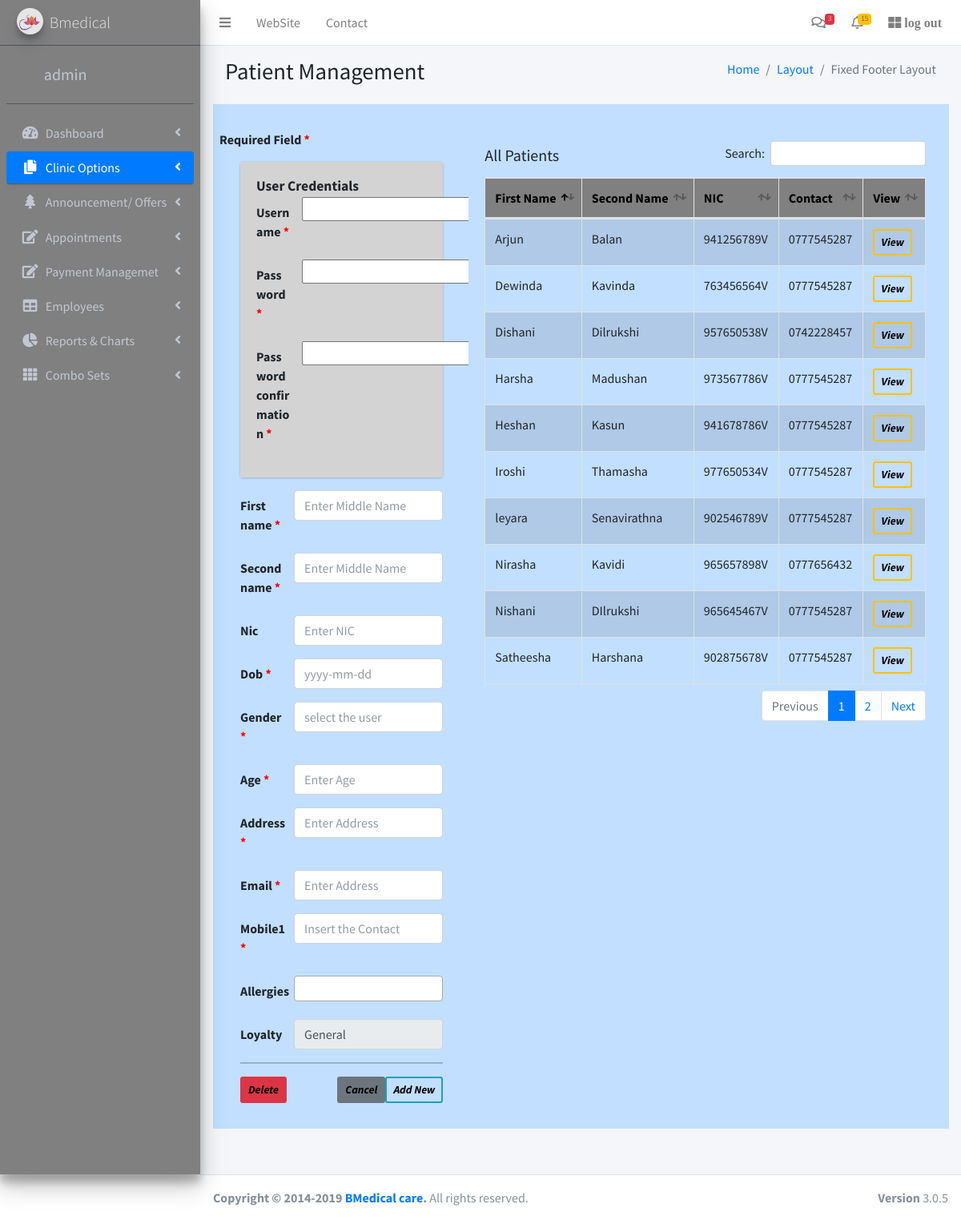
The page /appsample/patients/ (signed in) on the database its author committed.
### appsample/models.py (models this page shows, shortened)
class Patient(models.Model):
	user = models.OneToOneField(User, on_delete = models.CASCADE, primary_key = True )
	first_name = models.CharField(max_length = 100, validators=[RegexValidator(regex='^\w+$', message='name cannot contain symbles')])
	second_name = models.CharField(max_length = 100, validators=[RegexValidator(regex='^\w+$', message='name cannot contain symbles')])
	nic = models.CharField(max_length = 12, null=True, blank=True)
	dob = models.DateField()
	gender = models.CharField(max_length = 10)
	age = models.IntegerField()
	address = models.TextField( validators=[RegexValidator(regex='^[#.0-9a-zA-Z\s,-]+$', message='Please enter correct address')] )
	email = models.TextField()
	mobile1 = models.CharField(max_length = 10,)
	allergies = models.ManyToManyField(Medicine, blank=True)
	loyalty = models.ForeignKey(Loyalty, on_delete=models.CASCADE, default=1, blank=True)

### appsample/decorators.py (the view)
		def wrapper_func(request, *args, **kwargs):
			if request.user.is_superuser or request.user.groups.filter(name__in =roles).exists():
				return view_func(request, *args, **kwargs)
			else:
				return HttpResponse('you are not authorized')

### appsample/forms.py (shortened to what this page needs)
class PatientForm(ModelForm):
	class Meta:
		model = Patient
		exclude = ['user']
		widgets = {
			'first_name':TextInput(attrs = {'class':'form-control', 'placeholder':'Enter Middle Name'}),
			'second_name':TextInput(attrs = {'class':'form-control', 'placeholder':'Enter Middle Name'}),
			'age':TextInput(attrs = {'class':'form-control', 'placeholder':'Enter Age'}),
			'nic':TextInput(attrs = {'class':'form-control nic-validate', 'placeholder':'Enter NIC'}),
			'gender':TextInput(attrs = {'class':'form-control', 'placeholder':'select the user'}),
			'dob':DateInput(attrs = {'class':'form-control', 'placeholder':'yyyy-mm-dd'}),
			'mobile1':TextInput(attrs = {'class':'form-control', 'placeholder':'Insert the Contact'}),
			'address':TextInput(attrs = {'class':'form-control', 'placeholder':'Enter Address'}),
			'email':TextInput(attrs = {'class':'form-control', 'placeholder':'Enter Address'}),
			'loyalty':Select(attrs = {'class':'form-control', 'placeholder':'loyalty', 'disabled':''}),
		}

### appsample/models.py (called while the page is built)
	def __str__ (self):
		return self.name

	def __str__ (self):
		return self.name

### appsample/templates/patient.html (shortened to what this page needs)
{% extends 'main.html' %}
{% load static %}
{% block content %}
<section class="content-header">
  <div class="container-fluid">
    <div class="row mb-2">
      <div class="col-sm-6">
        <h1>Patient Management</h1>
      </div>
      <div class="col-sm-6">
        <ol class="breadcrumb float-sm-right">
          <li class="breadcrumb-item"><a href="#">Home</a></li>
          <li class="breadcrumb-item"><a href="#">Layout</a></li>
          <li class="breadcrumb-item active">Fixed Footer Layout</li>
        </ol>
      </div>
    </div>
  </div>
</section>
<div style="background-color:#C2DFFF;"  >
<div class="row">
    <div class=" p-3 my-3  col-md-4"  >
      <p class="fw-bold"> Required Field <span style="color:red;"> * </span></p>
		  <form method = "POST"  style="margin-left:10px;" class="pl-3" id="form_id"  >
                <div class="card">
                    <div class="card-body" style="background-color:lightgray;">
                        <h3 class="card-title fw-bold">User Credentials</h3>
                        <br>
                       {% for field in userform %}
                         <div class="row mb-3" >
                            <label  class="col-sm-3 col-form-label fw-bold" for="{{field.auto_id}}">
                                {{field.label}}
                                {% if field.field.required %} <span style="color:red;">*</span>{% endif %}
                            </label>
                            <div class="col-sm-9" title="{{field.help_text}}" >
                                 {{field}}
                            </div>
                        </div>
                        {% endfor %}
                    </div>
                </div>
                {% for field in form %}
                 <div class="row mb-3" >
                    <label  class="col-sm-3 col-form-label fw-bold" for="{{field.auto_id}}">
                        {{field.label}}
                        {% if field.field.required %} <span style="color:red;">*</span>{% endif %}
                    </label>
                    <div class="col-sm-9" >
                         {{field}}
                    </div>
                </div>
                {% endfor %}
<hr>
			<input type="submit" value="Add New " name="save" style="color: black" class="btn btn-outline-info  border-2 fw-bold btn-sm fst-italic float-end" >
			<input type="submit" value="Delete" style="color: black" class="btn btn-danger  border-2 fw-bold btn-sm fst-italic float-left">
			<input type="reset"  value="Cancel" style="color: black" class="btn btn-secondary  border-2 fw-bold btn-sm fst-italic float-end">
		</form>
    </div>
    <div class="p-3 my-3  col-md-8  " >
      <div class="card-body" style="background-color:#C2DFFF;">
      <h5 style="margin-bottom: -30px;">All Patients</h5>
      <table id="example1" class="table table-bordered table-striped table-hover " >
        <thead style="background-color:gray; color:black;">
        <tr>
          <th scope="col">First Name</th>
          <th scope="col">Second Name</th>
          <th scope="col">NIC</th>
          <th scope="col">Contact</th>
          <th scope="col">View</th>
        </tr>
        </thead>
        <tbody>
        {% for d in page.object_list %}
        <tr>
          <td>{{d.first_name}}</td>
          <td>{{d.second_name}}</td>
          <td>{{d.nic}}</td>
          <td>{{d.mobile1}}</td>
          <td>
            <a class="btn btn-outline-warning btn-sm border-2 fst-italic fw-bold" href = "{{d.user_id}}"
            style="color: black;" >View</a>
        </tr>
        {% endfor %}
        </tbody>
      </table>
    </div>
		</div>
    </div>
</div>
</div>
<link href="https://cdn.jsdelivr.net/npm/select2@4.1.0-rc.0/dist/css/select2.min.css" rel="stylesheet" />
{% endblock %}

### appsample/templates/main.html (shortened to what this page needs)
<!DOCTYPE html>
<html>
{% load static %}
	<head>
		<link href="https://cdn.jsdelivr.net/npm/bootstrap@5.1.1/dist/css/bootstrap.min.css"
		rel="stylesheet"
>
		  <link rel="stylesheet" href="https://stackpath.bootstrapcdn.com/bootstrap/4.1.3/css/bootstrap.min.css" >
      <link rel="stylesheet" href="https://cdnjs.cloudflare.com/ajax/libs/Chart.js/2.8.0/Chart.min.css" >
  		<link rel="stylesheet" href="https://use.fontawesome.com/releases/v5.6.1/css/all.css" >
	   	<link href="https://cdn.jsdelivr.net/npm/bootstrap@5.1.1/dist/css/bootstrap.min.css" rel="stylesheet">
      <link rel="stylesheet" href="{% static 'plugins/fontawesome-free/css/all.min.css' %}">
      <link rel="stylesheet" href="https://code.ionicframework.com/ionicons/2.0.1/css/ionicons.min.css">
      <link rel="stylesheet" href="{% static 'dist/css/adminlte.min.css' %}">
      <link rel="stylesheet" href="{% static 'plugins/datatables-bs4/css/dataTables.bootstrap4.min.css' %}">
      <link rel="stylesheet" href="{% static 'plugins/datatables-responsive/css/responsive.bootstrap4.min.css' %}">
      <link rel="stylesheet" href="{% static 'dist/css/adminlte.min.css' %}">
      <link href="https://cdn.jsdelivr.net/npm/select2@4.1.0-rc.0/dist/css/select2.min.css" rel="stylesheet" />
	</head>
	<body class="hold-transition sidebar-mini layout-footer-fixed">
<div class="wrapper">
  <nav class="main-header navbar navbar-expand navbar-white navbar-light">
    <ul class="navbar-nav">
      <li class="nav-item">
        <a class="nav-link" data-widget="pushmenu" href="#" role="button"><i class="fa fa-bars"></i></a>
      </li>
      <li class="nav-item d-none d-sm-inline-block">
        <a href="{% url 'dashboard' %}" class="nav-link">WebSite</a>
      </li>
      <li class="nav-item d-none d-sm-inline-block">
        <a href="#" class="nav-link">Contact</a>
      </li>
    </ul>
    <ul class="navbar-nav ml-auto">
      <li class="nav-item dropdown">
        <a class="nav-link" data-toggle="dropdown" href="#">
          <i class="far fa-comments"></i>
          <span class="badge badge-danger navbar-badge">3</span>
        </a>
      </li>
      <li class="nav-item dropdown">
        <a class="nav-link" data-toggle="dropdown" href="#">
          <span class="badge badge-warning navbar-badge">15</span>
        </a>
      </li>
      <li class="nav-item">
        <a class="nav-link" href="{% url 'logout' %}" > <i class="fas fa-th-large"> log out </i>
        </a>
      </li>
    </ul>
  </nav>
<aside class="main-sidebar sidebar-dark-primary elevation-4" style="background-color: gray;" >
    <a href="../../index3.html" class="brand-link">
      <img src="{% static 'dist/img/lotus.png' %}"
           class="brand-image img-circle elevation-3"
           style="opacity: .8">
      <span class="brand-text font-weight-light">Bmedical</span>
    </a>
    <div class="sidebar">
      <div class="user-panel mt-3 pb-3 mb-3 d-flex">
        <div class="image">
        </div>
        <div class="info">
          <a href="#" class="d-block ml-4 fs-5">{{request.user}}</a>
        </div>
      </div>
      <nav class="mt-2">
        <ul class="nav nav-pills nav-sidebar flex-column" data-widget="treeview" role="menu" data-accordion="false">
          <li class="nav-item has-treeview">
            <a href="{% url 'dashboard' %}" class="nav-link">
              <i class="nav-icon fas fa-tachometer-alt"></i>
              <p>
                Dashboard
                <i class="right fas fa-angle-left"></i>
              </p>
            </a>
          </li>
          <li class="nav-item has-treeview ">
            <a href="#" class="nav-link active">
              <i class="nav-icon fas fa-copy"></i>
              <p>
                Clinic Options
                <i class="fas fa-angle-left right"></i>
              </p>
            </a>
          </li>
          <li class="nav-item has-treeview">
            <a href="#" class="nav-link">
              <i class="nav-icon fas fa-tree"></i>
              <p>
                Announcement/ Offers
                <i class="fas fa-angle-left right"></i>
              </p>
            </a>
          </li>
          <li class="nav-item has-treeview">
            <a href="#" class="nav-link">
              <i class="nav-icon fas fa-edit"></i>
              <p>
                Appointments
                <i class="fas fa-angle-left right"></i>
              </p>
            </a>
          </li>
          <li class="nav-item has-treeview">
            <a href="#" class="nav-link">
              <i class="nav-icon fas fa-edit"></i>
              <p>
                Payment Managemet
                <i class="fas fa-angle-left right"></i>
              </p>
            </a>
          </li>
          <li class="nav-item has-treeview">
            <a href="#" class="nav-link">
              <i class="nav-icon fas fa-table"></i>
              <p>
                Employees
                <i class="fas fa-angle-left right"></i>
              </p>
            </a>
          </li>
          <li class="nav-item has-treeview">
            <a href="#" class="nav-link">
              <i class="nav-icon fas fa-chart-pie"></i>
              <p>
                Reports & Charts
                <i class="right fas fa-angle-left"></i>
              </p>
            </a>
          </li>
          <li class="nav-item has-treeview">
            <a href="#" class="nav-link">
              <i class="nav-icon fas fa-th"></i>
              <p>
                Combo Sets
                <i class="fas fa-angle-left right"></i>
              </p>
            </a>
          </li>
        </ul>
      </nav>
    </div>
</aside>
  <div class="content-wrapper">
    <section class="content">
      <div class="container-fluid">
        <div class="row">
          <div class="col-12">
            {% block content%}
            {% endblock %}
          </div>
        </div>
      </div>
  </div>
  <footer class="main-footer">
    <div class="float-right d-none d-sm-block">
      <b>Version</b> 3.0.5
    </div>
    <strong>Copyright &copy; 2014-2019 <a href="#">BMedical care</a>.</strong> All rights
    reserved.
  </footer>
</body>
</html>

### rows shown on the page
Patient: first_name "Satheesha", second_name "Harshana", nic "902875678V", mobile1 "0777545287"
Patient: first_name "Harsha", second_name "Madushan", nic "973567786V", mobile1 "0777545287"
Patient: first_name "Heshan", second_name "Kasun", nic "941678786V", mobile1 "0777545287"
Patient: first_name "Dewinda", second_name "Kavinda", nic "763456564V", mobile1 "0777545287"
Patient: first_name "leyara", second_name "Senavirathna", nic "902546789V", mobile1 "0777545287"
Patient: first_name "Arjun", second_name "Balan", nic "941256789V", mobile1 "0777545287"
Patient: first_name "Nishani", second_name "DIlrukshi", nic "965645467V", mobile1 "0777545287"
Patient: first_name "Iroshi", second_name "Thamasha", nic "977650534V", mobile1 "0777545287"
Patient: first_name "Nirasha", second_name "Kavidi", nic "965657898V", mobile1 "0777656432"
Patient: first_name "Dishani", second_name "Dilrukshi", nic "957650538V", mobile1 "0742228457"

### other values the page prints
{{ request.user }} "admin"
{{ field.label }} "Username" "Password" "Password confirmation"
{{ field.label }} "First name" "Second name" "Nic" "Dob" "Gender" "Age" "Address" "Email" "Mobile1" "Allergies" "Loyalty"
